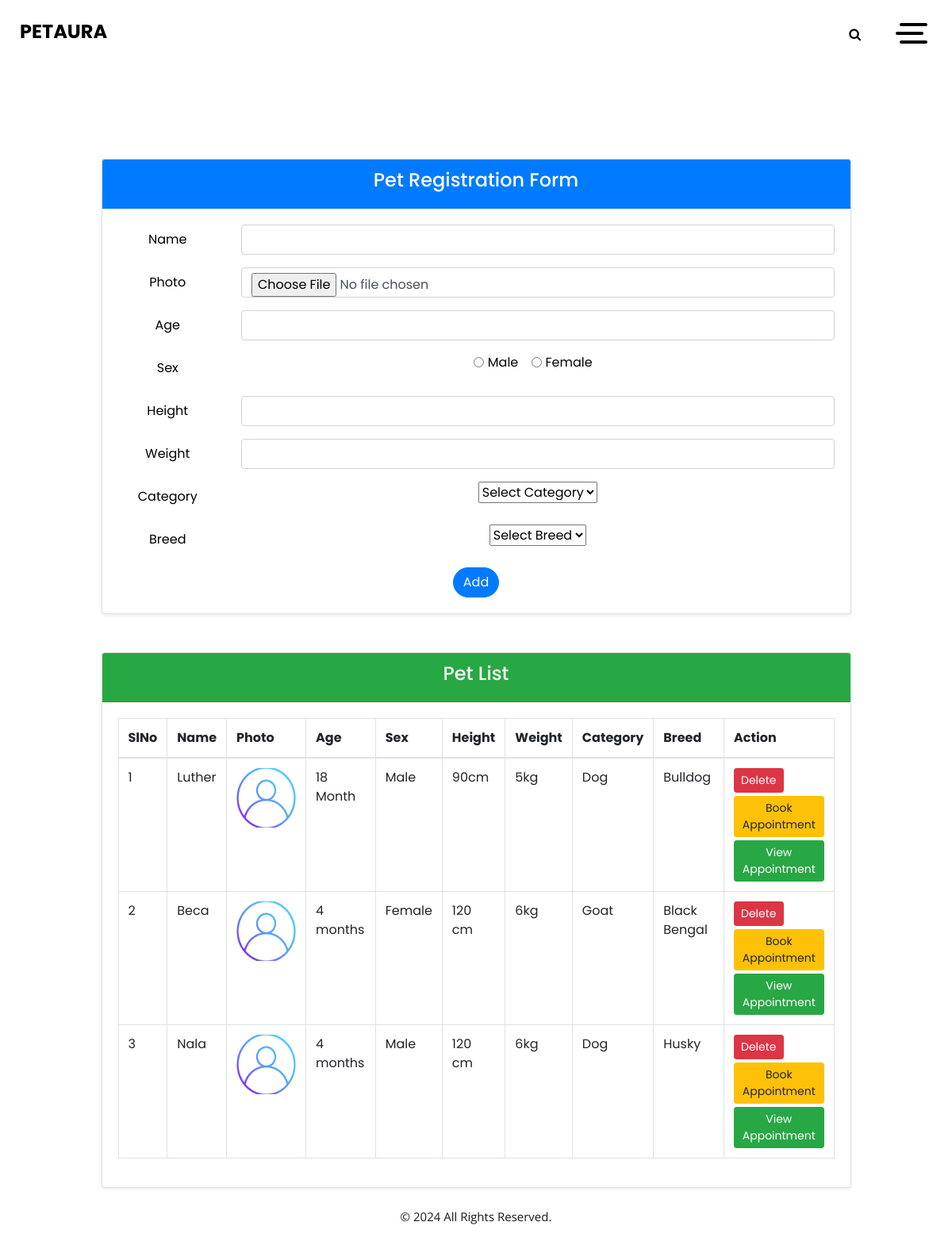
The app's page /User/Addpets.php (signed in) with its own data.
### tables this page shows
CREATE TABLE `tbl_pet` (
  `pet_id` int(11) NOT NULL,
  `pet_name` varchar(20) NOT NULL,
  `pet_photo` varchar(2000) NOT NULL,
  `pet_age` varchar(111) NOT NULL,
  `gender` varchar(30) NOT NULL,
  `height` varchar(20) NOT NULL,
  `weight` varchar(20) NOT NULL,
  `category_id` int(11) NOT NULL,
  `breed_id` int(11) NOT NULL,
  `user_id` int(11) NOT NULL
);

CREATE TABLE `tbl_category` (
  `category_id` int(11) NOT NULL,
  `category_name` varchar(20) NOT NULL
);

CREATE TABLE `tbl_breed` (
  `breed_id` int(11) NOT NULL,
  `breed_name` varchar(30) NOT NULL,
  `category_id` int(11) NOT NULL
);

### User/Addpets.php (the view, shortened to what this page needs)
<?php
include("Head.php");
include('../Assets/Connection/connection.php');
	   ?>
<!DOCTYPE html PUBLIC "-//W3C//DTD XHTML 1.0 Transitional//EN" "http://www.w3.org/TR/xhtml1/DTD/xhtml1-transitional.dtd">
<html xmlns="http://www.w3.org/1999/xhtml">
<head>
</head>
<body>
<div class="container mt-5">
    <div class="row justify-content-center">
        <div class="col-md-10">
            <div class="card rounded shadow-sm">
                <div class="card-header bg-primary text-white">
                    <h4 class="text-start">Pet Registration Form</h4>
                </div>
                <div class="card-body">
                    <form action="" method="post" enctype="multipart/form-data" name="form1" id="form1">
                        <div class="mb-3 row">
                            <label for="name" class="col-sm-2 col-form-label">Name</label>
                            <div class="col-sm-10">
                                <input required type="text" class="form-control" name="name" id="name"
                                       title="Name Allows Only Alphabets, Spaces and First Letter Must Be Capital Letter"
                                       pattern="^[A-Z]+[a-zA-Z ]*$"/>
                            </div>
                        </div>
                        <div class="mb-3 row">
                            <label for="photo" class="col-sm-2 col-form-label">Photo</label>
                            <div class="col-sm-10">
                                <input type="file" class="form-control" name="photo" id="photo" />
                            </div>
                        </div>
                        <div class="mb-3 row">
                            <label for="age" class="col-sm-2 col-form-label">Age</label>
                            <div class="col-sm-10">
                                <input type="text" class="form-control" name="age" id="age" />
                            </div>
                        </div>
                        <div class="mb-3 row">
                            <label class="col-sm-2 col-form-label">Sex</label>
                            <div class="col-sm-10">
                                <div class="form-check form-check-inline">
                                    <input type="radio" class="form-check-input" name="gender" id="gender" value="Male" />
                                    <label class="form-check-label" for="gender">Male</label>
                                </div>
                                <div class="form-check form-check-inline">
                                    <input type="radio" class="form-check-input" name="gender" id="gender2" value="Female" />
                                    <label class="form-check-label" for="gender2">Female</label>
                                </div>
                            </div>
                        </div>
                        <div class="mb-3 row">
                            <label for="height" class="col-sm-2 col-form-label">Height</label>
                            <div class="col-sm-10">
                                <input type="text" class="form-control" name="height" id="height" />
                            </div>
                        </div>
                        <div class="mb-3 row">
                            <label for="weight" class="col-sm-2 col-form-label">Weight</label>
                            <div class="col-sm-10">
                                <input type="text" class="form-control" name="weight" id="weight" />
                            </div>
                        </div>
                        <div class="mb-3 row">
                            <label for="category" class="col-sm-2 col-form-label">Category</label>
                            <div class="col-sm-10">
                                <select name="category" id="category" class="form-select" onChange="getBreed(this.value)" required>
                                    <option value="">Select Category</option>
                                </select>
                            </div>
                        </div>
                        <div class="mb-3 row">
                            <label for="breed" class="col-sm-2 col-form-label">Breed</label>
                            <div class="col-sm-10">
                                <select name="breed" id="breed" class="form-select" required>
                                    <option value="">Select Breed</option>
                                </select>
                            </div>
                        </div>
                        <div class="text-center">
                            <input type="submit" name="add" id="add" value="Add" class="btn btn-primary rounded-pill" />
                        </div>
                    </form>
                </div>
            </div>
            <div class="card mt-5 rounded shadow-sm">
                <div class="card-header bg-success text-white">
                    <h4 class="text-start">Pet List</h4>
                </div>
                <div class="card-body">
                    <table class="table table-bordered">
                        <thead>
                            <tr>
                                <th>SlNo</th>
                                <th>Name</th>
                                <th>Photo</th>
                                <th>Age</th>
                                <th>Sex</th>
                                <th>Height</th>
                                <th>Weight</th>
                                <th>Category</th>
                                <th>Breed</th>
                                <th>Action</th>
                            </tr>
                        </thead>
                        <tbody>
                            <?php
                            $i=0;
                            $select="SELECT * FROM tbl_pet s
                                      INNER JOIN tbl_category c ON s.category_id=c.category_id
                                      INNER JOIN tbl_breed b ON s.breed_id = b.breed_id
                                      WHERE user_id=".$_SESSION['uid'];
                            $result=$con->query($select);
                            while($row=$result->fetch_assoc()) {
                                $i++;
                            ?>
                            <tr>
                                <td><?php echo $i; ?></td>
                                <td><?php echo $row["pet_name"]; ?></td>
                                <td><img src="../Assets/files/Photo/<?php echo $row["pet_photo"];?>" width="75" height="75" /></td>
                                <td><?php echo $row["pet_age"]; ?></td>
                                <td><?php echo $row["gender"]; ?></td>
                                <td><?php echo $row["height"]; ?></td>
                                <td><?php echo $row["weight"]; ?></td>
                                <td><?php echo $row["category_name"]; ?></td>
                                <td><?php echo $row["breed_name"]; ?></td>
                                <td>
                                    <a href="Addpets.php?delete_id=<?php echo $row["pet_id"]; ?>" onClick="return confirm('Are you sure you want to delete?');" class="btn btn-danger btn-sm">Delete</a>
                                    <br>
                                    <a href="Book.php?pid=<?php echo $row["pet_id"]; ?>" class="btn btn-warning btn-sm mt-1">Book Appointment</a>
                                    <br>
                                    <a href="Viewappoinment.php?pid=<?php echo $row["pet_id"]; ?>" class="btn btn-success btn-sm mt-1">View Appointment</a>
                                </td>
                            </tr>
                            <?php
                            }
                            ?>
                        </tbody>
                    </table>
                </div>
            </div>
        </div>
    </div>
</div>
</body>
</html>
<?php
include("Foot.php");
?>

### User/Head.php (shortened to what this page needs)
<!DOCTYPE html>
<html>
<head>
  <link rel="stylesheet" type="text/css" href="../Assets/Templates/Main/css/bootstrap.css" />
  <link rel="stylesheet" type="text/css" href="https://cdnjs.cloudflare.com/ajax/libs/OwlCarousel2/2.3.4/assets/owl.carousel.min.css" />
  <link href="../Assets/Templates/Main/css/style.css" rel="stylesheet" />
  <link href="../Assets/Templates/Main/css/responsive.css" rel="stylesheet" />
</head>
<body>
  <div class="hero_area ">
    <header class="header_section">
      <div class="container-fluid">
        <nav class="navbar navbar-expand-lg custom_nav-container">
          <a class="navbar-brand" href="index.html">
            <span>
              PetAura
            </span>
          </a>
          <div class="" id="">
            <div class="User_option">
              <form class="form-inline my-2  mb-3 mb-lg-0">
                <button class="btn   my-sm-0 nav_search-btn" type="submit"> <i class="fa fa-search" aria-hidden="true"></i> </button>
              </form>
            </div>
            <div class="custom_menu-btn">
              <button onclick="openNav()">
                <span class="s-1"> </span>
                <span class="s-2"> </span>
                <span class="s-3"> </span>
              </button>
            </div>
          </div>
        </nav>
      </div>
    </header>
     <br>
     <br>
     <br>
     <div align="center">

### User/Foot.php (shortened to what this page needs)
</div>
  <footer class="container-fluid footer_section ">
    <p>
      &copy; <span id="displayDate"></span> All Rights Reserved.
    </p>
  </footer>
</body>
</html>

### Main/css/style.css (style rules this page uses)
body { font-family: 'Poppins', sans-serif; color: #000000; background-color: #ffffff; }
p { font-family: "Open Sans", sans-serif; }
.hero_area { min-height: 100vh; display: -webkit-box; display: -ms-flexbox; display: flex; -webkit-box-orient: vertical; -webkit-box-direction: normal; -ms-flex-direction: column; flex-direction: column; position: relative; }
.header_section .container-fluid { padding: 0 25px; }
a, a:hover, a:focus { text-decoration: none; }
.btn, .btn:focus { outline: none !important; -webkit-box-shadow: none; box-shadow: none; }
.custom_nav-container .nav_search-btn { color: #000000; padding: 0; border: none; }
.navbar-brand { display: -webkit-box; display: -ms-flexbox; display: flex; -webkit-box-orient: vertical; -webkit-box-direction: normal; -ms-flex-direction: column; flex-direction: column; -webkit-box-align: center; -ms-flex-align: center; align-items: center; }
.navbar-brand span { color: #000000; font-size: 24px; font-weight: bold; text-transform: uppercase; }
.custom_nav-container { z-index: 9; padding: 0; height: 80px; -webkit-box-pack: justify; -ms-flex-pack: justify; justify-content: space-between; }
.User_option { display: -webkit-box; display: -ms-flexbox; display: flex; -webkit-box-align: center; -ms-flex-align: center; align-items: center; margin-left: auto; margin-right: 75px; }
.User_option .form-inline { position: relative; margin-right: 15px; }
.custom_menu-btn { z-index: 9; position: absolute; right: 0; top: 7px; }
.custom_menu-btn button { margin-top: 14px; outline: none; border: none; background-color: transparent; }
.custom_menu-btn button span { display: block; width: 35px; height: 4px; background-color: #000000; margin: 7px 0; -webkit-transition: all 0.3s; transition: all 0.3s; border-radius: 5px; }
.custom_menu-btn .s-2 { -webkit-transition: all 0.1s; transition: all 0.1s; margin-left: -5px; }
.footer_section { display: -webkit-box; display: -ms-flexbox; display: flex; -webkit-box-orient: vertical; -webkit-box-direction: normal; -ms-flex-direction: column; flex-direction: column; -webkit-box-pack: center; -ms-flex-pack: center; justify-content: center; font-family: "Open Sans", sans-serif; }
.footer_section p { color: #1a1b1a; margin: 0; padding: 25px 0 20px 0; margin: 0 auto; text-align: center; font-size: 15px; }

### Main/css/responsive.css (style rules this page uses)
@media (min-width: 1200px) { .container { max-width: 1170px; } }

### records on screen
tbl_pet: pet_name "Luther", pet_photo (placeholder picture), pet_age "18 Month", gender "Male", height "90cm", weight "5kg", category.category_name "Dog", breed.breed_name "Bulldog"
tbl_pet: pet_name "Beca", pet_photo (placeholder picture), pet_age "4 months", gender "Female", height "120 cm", weight "6kg", category.category_name "Goat", breed.breed_name "Black Bengal"
tbl_pet: pet_name "Nala", pet_photo (placeholder picture), pet_age "4 months", gender "Male", height "120 cm", weight "6kg", category.category_name "Dog", breed.breed_name "Husky"
